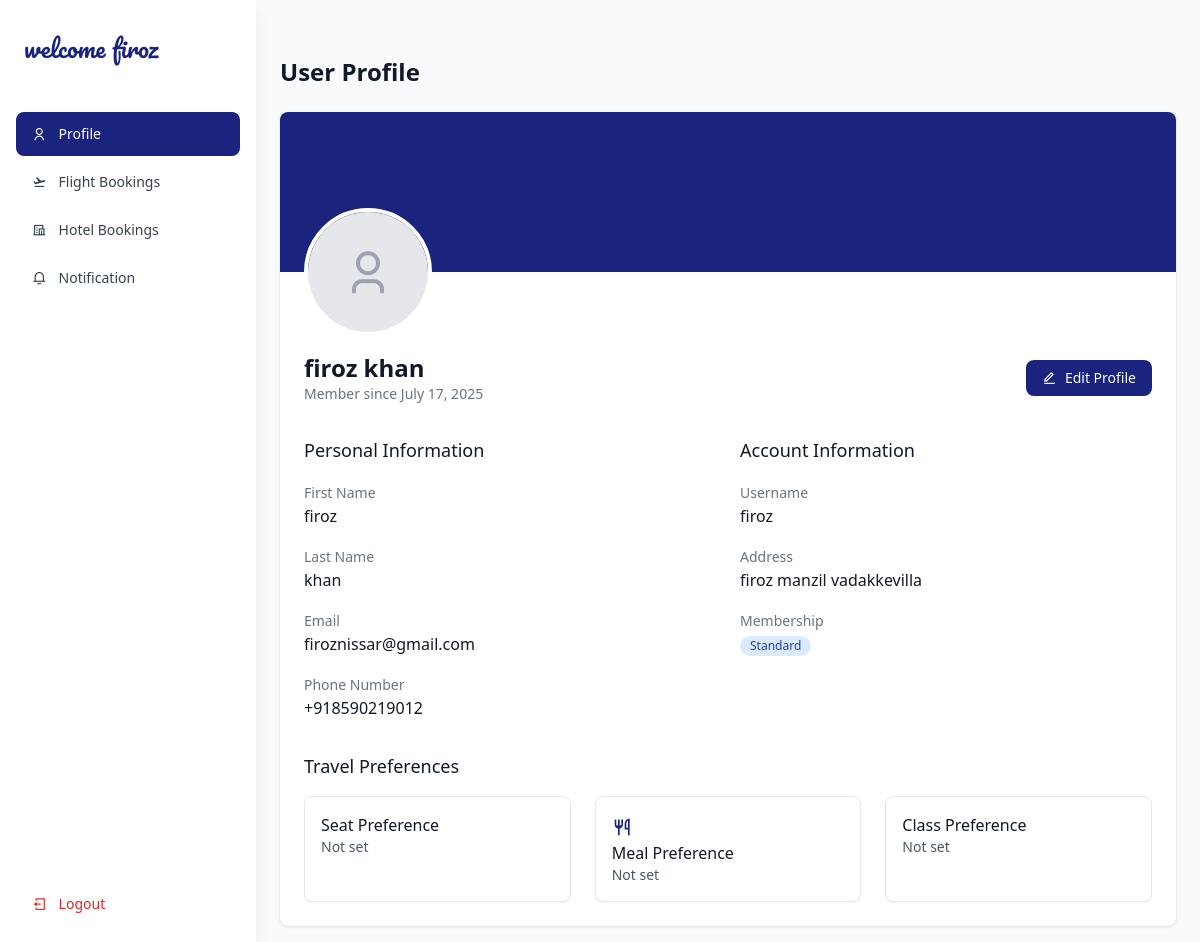
The page /user_profile/1/ on the database its author committed.
### app/models.py (models this page shows, shortened)
class userregister(models.Model):
    firstname=models.CharField(max_length=50)
    lastname=models.CharField(max_length=50)
    email=models.CharField(unique=True)
    phonenumber=models.CharField(max_length=50)
    address=models.TextField()
    username=models.CharField(max_length=50)
    password=models.CharField(max_length=128)
    date_joined=models.DateTimeField(auto_now_add=True)
    last_login = models.DateTimeField(null=True, blank=True)

### app/views.py (the view)
# urls.py: path('user_profile/<int:user_id>/',views.user_profile,name='userprofile'),
def user_profile(request,user_id):
    user=userregister.objects.get(id=user_id)
    return render(request,'userprofile.html',{'user':user})

### app/templates/userprofile.html (shortened to what this page needs)
<!DOCTYPE html>
<html lang="en">
<head>
    <link rel="stylesheet" href="https://cdnjs.cloudflare.com/ajax/libs/remixicon/4.6.0/remixicon.min.css">
    <script src="https://cdn.tailwindcss.com/3.4.16"></script>
</head>
<body class="bg-gray-50">
<div class="flex min-h-screen">
    <aside class="sidebar fixed top-0 left-0 z-40 h-screen w-64 bg-white shadow-lg transition-transform md:translate-x-0">
        <div class="flex h-full flex-col justify-between p-4">
            <div>
                <div class="mb-8 flex items-center px-2 py-4">
                    <span class="text-2xl font-['Pacifico'] text-primary">welcome {{user.username}}</span>
                </div>
                <nav class="space-y-1">
    <a href="#" class="flex items-center rounded-button px-4 py-3 text-sm font-medium text-white bg-primary">
        <i class="ri-user-line mr-3"></i> Profile
    </a>
    <a href="{% url 'my_bookings' user.id %}" class="flex items-center rounded-button px-4 py-3 text-sm font-medium text-gray-700 hover:bg-gray-100">
        <i class="ri-flight-takeoff-line mr-3"></i> Flight Bookings
    </a>
    <a href="{% url 'hotel_my_bookings' user.id %}" class="flex items-center rounded-button px-4 py-3 text-sm font-medium text-gray-700 hover:bg-gray-100">
        <i class="ri-hotel-line mr-3"></i> Hotel Bookings
    </a>
    <a href="#" class="flex items-center rounded-button px-4 py-3 text-sm font-medium text-gray-700 hover:bg-gray-100">
        <i class="ri-notification-3-line mr-3"></i> Notification
    </a>
</nav>
            </div>
            <div>
                <a href="{% url 'user_logout' %}" class="flex items-center rounded-button px-4 py-3 text-sm font-medium text-red-600 hover:bg-red-50">
                    <i class="ri-logout-box-line mr-3"></i> Logout
                </a>
            </div>
        </div>
    </aside>
    <main class="flex-1 p-4 md:ml-64">
        <div class="mx-auto max-w-4xl pt-4 md:pt-10">
            <div class="mt-16 md:mt-0">
                <div class="mb-6 flex items-center justify-between">
                    <h1 class="text-2xl font-bold text-gray-900">User Profile</h1>
                </div>
                <div class="overflow-hidden rounded-lg bg-white shadow">
                    <div class="relative h-40 bg-primary">
                        <div class="absolute -bottom-16 left-6">
                            <div class="h-32 w-32 overflow-hidden rounded-full border-4 border-white bg-white">
                                <div class="h-full w-full bg-gray-200 flex items-center justify-center text-gray-400">
                                    <i class="ri-user-3-line ri-3x"></i>
                                </div>
                            </div>
                        </div>
                    </div>
                    <div class="pt-20 px-6 pb-6">
                        <div class="flex flex-col md:flex-row md:items-center md:justify-between">
                            <div>
                                <h2 class="text-2xl font-bold text-gray-900">{{ user.firstname }} {{ user.lastname }}</h2>
                                <p class="text-sm text-gray-500">Member since {{ user.date_joined|date:"F d, Y" }}</p>
                            </div>
                            <div class="mt-4 md:mt-0">
                                <a href="{% url 'editprofile' user.id %}" class="inline-flex items-center rounded-button bg-primary px-4 py-2 text-sm font-medium text-white hover:bg-primary/90">
                                    <i class="ri-edit-line mr-2"></i> Edit Profile
                                </a>
                            </div>
                        </div>
                        <div class="mt-8 grid gap-6 md:grid-cols-2">
                            <div>
                                <h3 class="mb-4 text-lg font-medium text-gray-900">Personal Information</h3>
                                <div class="space-y-4">
                                    <p><span class="text-sm text-gray-500">First Name</span><br><span class="text-base text-gray-900">{{ user.firstname }}</span></p>
                                    <p><span class="text-sm text-gray-500">Last Name</span><br><span class="text-base text-gray-900">{{ user.lastname }}</span></p>
                                    <p><span class="text-sm text-gray-500">Email</span><br><span class="text-base text-gray-900">{{ user.email }}</span></p>
                                    <p><span class="text-sm text-gray-500">Phone Number</span><br><span class="text-base text-gray-900">{{ user.phonenumber }}</span></p>
                                </div>
                            </div>
                            <div>
                                <h3 class="mb-4 text-lg font-medium text-gray-900">Account Information</h3>
                                <div class="space-y-4">
                                    <p><span class="text-sm text-gray-500">Username</span><br><span class="text-base text-gray-900">{{ user.username }}</span></p>
                                    <p><span class="text-sm text-gray-500">Address</span><br><span class="text-base text-gray-900">{{ user.address }}</span></p>
                                    <p><span class="text-sm text-gray-500">Membership</span><br>
                                        <span class="inline-flex items-center rounded-full bg-blue-100 px-2.5 py-0.5 text-xs font-medium text-blue-800">
                                            {{ user.membership_status|default:"Standard" }}
                                        </span>
                                    </p>
                                </div>
                            </div>
                        </div>
                        <div class="mt-8">
                            <h3 class="mb-4 text-lg font-medium text-gray-900">Travel Preferences</h3>
                            <div class="grid gap-6 md:grid-cols-3">
                                <div class="rounded-lg border border-gray-200 bg-white p-4 shadow-sm">
                                    <h4 class="text-base font-medium text-gray-900">Seat Preference</h4>
                                    <p class="text-sm text-gray-600">{{ user.seat_preference|default:"Not set" }}</p>
                                </div>
                                <div class="rounded-lg border border-gray-200 bg-white p-4 shadow-sm">
                                    <i class="ri-restaurant-line text-primary text-xl mb-2"></i>
                                    <h4 class="text-base font-medium text-gray-900">Meal Preference</h4>
                                    <p class="text-sm text-gray-600">{{ user.meal_preference|default:"Not set" }}</p>
                                </div>
                                <div class="rounded-lg border border-gray-200 bg-white p-4 shadow-sm">
                                    <h4 class="text-base font-medium text-gray-900">Class Preference</h4>
                                    <p class="text-sm text-gray-600">{{ user.class_preference|default:"Not set" }}</p>
                                </div>
                            </div>
                        </div>
                    </div>
                </div>
            </div>
        </div>
    </main>
</div>
</body>
</html>

### rows shown on the page
userregister: username "firoz", firstname "firoz", lastname "khan", date_joined "July 17, 2025", email "firoznissar@gmail.com", phonenumber "+918590219012", address "firoz manzil vadakkevilla"

### other values the page prints
{{ user.membership_status|default:"Standard" }} "Standard"
{{ user.seat_preference|default:"Not set" }} "Not set"
{{ user.meal_preference|default:"Not set" }} "Not set"
{{ user.class_preference|default:"Not set" }} "Not set"
